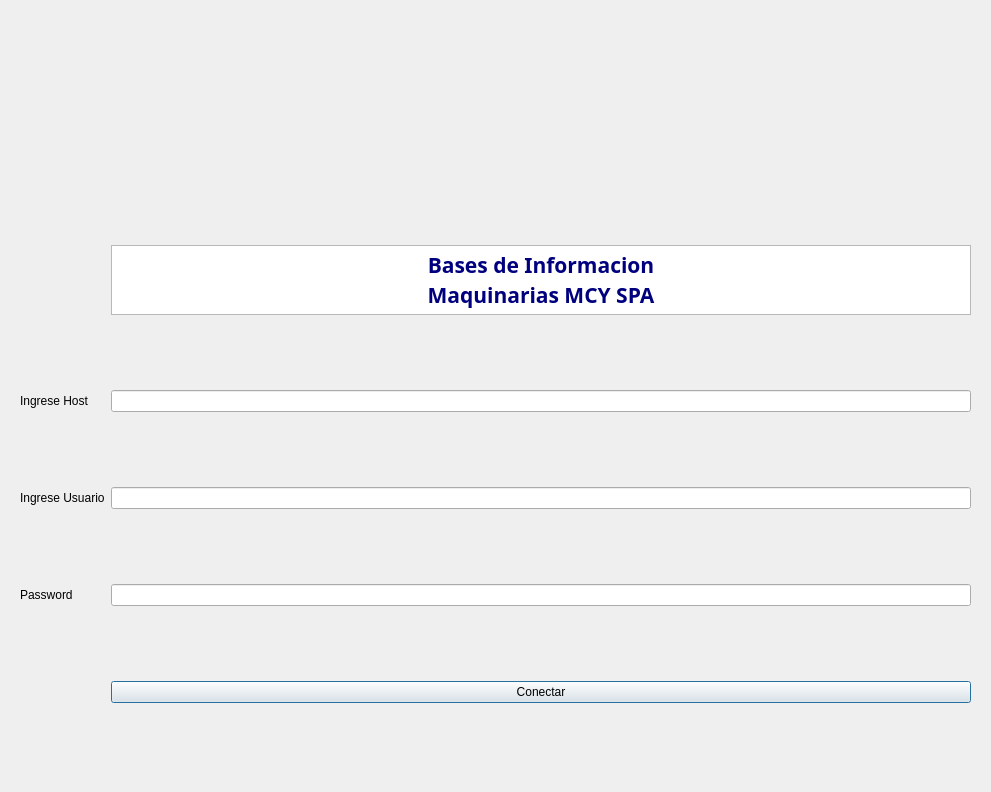
<?xml version="1.0" encoding="UTF-8"?>
<ui version="4.0">
 <class>Dialog</class>
 <widget class="QDialog" name="Dialog">
  <property name="geometry">
   <rect>
    <x>0</x>
    <y>0</y>
    <width>991</width>
    <height>792</height>
   </rect>
  </property>
  <property name="windowTitle">
   <string>Dialog</string>
  </property>
  <layout class="QGridLayout" name="gridLayout">
   <item row="1" column="1">
    <widget class="QLabel" name="label_3">
     <property name="minimumSize">
      <size>
       <width>150</width>
       <height>150</height>
      </size>
     </property>
     <property name="maximumSize">
      <size>
       <width>150</width>
       <height>150</height>
      </size>
     </property>
     <property name="pixmap">
      <pixmap>../../../Downloads/LOGO-MCY1.webp</pixmap>
     </property>
     <property name="scaledContents">
      <bool>true</bool>
     </property>
    </widget>
   </item>
   <item row="1" column="0">
    <widget class="QLabel" name="label_logo_spacer"/>
   </item>
   <item row="2" column="0" rowspan="2" colspan="2">
    <widget class="QWidget" name="widget" native="true">
     <property name="minimumSize">
      <size>
       <width>500</width>
       <height>0</height>
      </size>
     </property>
     <layout class="QGridLayout" name="gridLayout_2">
      <item row="5" column="1">
       <widget class="QLineEdit" name="main_text_host"/>
      </item>
      <item row="7" column="1">
       <widget class="QLineEdit" name="main_text_user"/>
      </item>
      <item row="9" column="1">
       <widget class="QPushButton" name="main_connect">
        <property name="text">
         <string>Conectar</string>
        </property>
       </widget>
      </item>
      <item row="7" column="0">
       <widget class="QLabel" name="label_2">
        <property name="text">
         <string>Ingrese Usuario</string>
        </property>
       </widget>
      </item>
      <item row="8" column="1">
       <widget class="QLineEdit" name="main_text_pass"/>
      </item>
      <item row="5" column="0">
       <widget class="QLabel" name="label">
        <property name="text">
         <string>Ingrese Host</string>
        </property>
       </widget>
      </item>
      <item row="8" column="0">
       <widget class="QLabel" name="label_4">
        <property name="text">
         <string>Password</string>
        </property>
       </widget>
      </item>
      <item row="1" column="1">
       <widget class="QTextBrowser" name="textBrowser">
        <property name="maximumSize">
         <size>
          <width>16777215</width>
          <height>70</height>
         </size>
        </property>
        <property name="font">
         <font>
          <family>Arial Black</family>
          <weight>75</weight>
          <bold>true</bold>
         </font>
        </property>
        <property name="html">
         <string>&lt;!DOCTYPE HTML PUBLIC &quot;-//W3C//DTD HTML 4.0//EN&quot; &quot;http://www.w3.org/TR/REC-html40/strict.dtd&quot;&gt;
&lt;html&gt;&lt;head&gt;&lt;meta name=&quot;qrichtext&quot; content=&quot;1&quot; /&gt;&lt;style type=&quot;text/css&quot;&gt;
p, li { white-space: pre-wrap; }
&lt;/style&gt;&lt;/head&gt;&lt;body style=&quot; font-family:'Arial Black'; font-size:8.25pt; font-weight:600; font-style:normal;&quot;&gt;
&lt;p align=&quot;center&quot; style=&quot; margin-top:0px; margin-bottom:0px; margin-left:0px; margin-right:0px; -qt-block-indent:0; text-indent:0px;&quot;&gt;&lt;span style=&quot; font-family:'MS Shell Dlg 2'; font-size:16pt; color:#00007f;&quot;&gt;Bases de Informacion&lt;/span&gt;&lt;/p&gt;
&lt;p align=&quot;center&quot; style=&quot; margin-top:0px; margin-bottom:0px; margin-left:0px; margin-right:0px; -qt-block-indent:0; text-indent:0px;&quot;&gt;&lt;span style=&quot; font-family:'MS Shell Dlg 2'; font-size:16pt; color:#00007f;&quot;&gt;Maquinarias MCY SPA&lt;/span&gt;&lt;/p&gt;&lt;/body&gt;&lt;/html&gt;</string>
        </property>
       </widget>
      </item>
     </layout>
    </widget>
   </item>
  </layout>
 </widget>
 <resources/>
 <connections/>
</ui>
